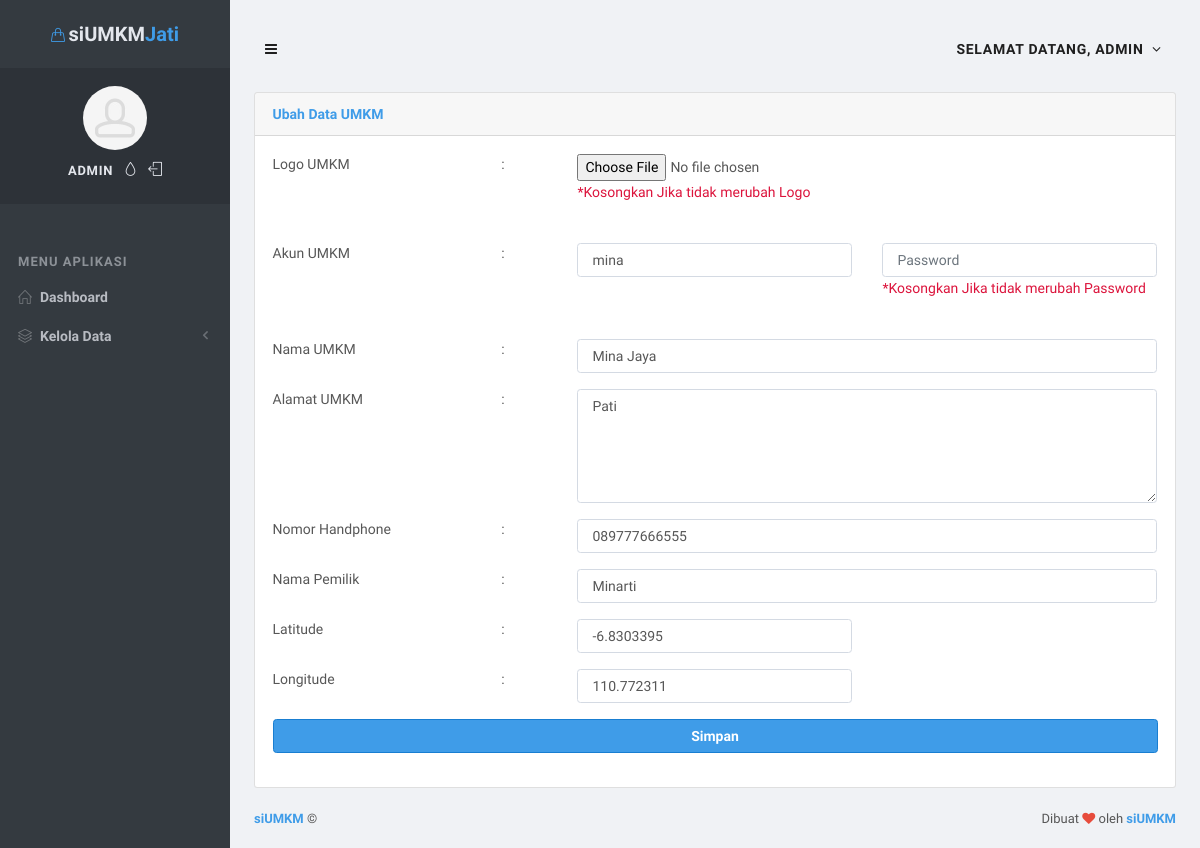
The app's page /web/home?p=umkm_edit&id=8 (signed in) with its own data.
### tables this page shows
CREATE TABLE `umkm` (
  `umkm_id` bigint(20) UNSIGNED NOT NULL,
  `user_id` bigint(20) UNSIGNED NOT NULL,
  `umkm_name` varchar(255) NOT NULL,
  `umkm_address` text NOT NULL,
  `umkm_logo` varchar(255) NOT NULL,
  `owner` varchar(255) NOT NULL,
  `phone` varchar(255) NOT NULL,
  `lat` varchar(255) DEFAULT NULL,
  `lng` varchar(255) DEFAULT NULL
);

CREATE TABLE `users` (
  `user_id` bigint(20) UNSIGNED NOT NULL,
  `username` varchar(255) NOT NULL,
  `password` text NOT NULL,
  `role` enum('admin','pelaku') NOT NULL
);

### web/functions/routes.php (called while the page is built, shortened)
<?php
function menu($page = "main")
{
	$pg = "";
	switch ($page) {
		case "umkm_edit":
			$pg = "umkm_edit.php";
			break;
	}
	include_once("views/" . $pg);
}

### web/functions/umkm/umkm.php (called while the page is built, shortened)
<?php
include_once("../config/sql.php");
class Umkm {
    public $sql;
    function __construct()
    {
        $this->sql = new Sql();
    }
    function get($id)
    {
        try {
            $get = $this->sql->query("SELECT * FROM umkm a JOIN users b ON a.user_id = b.user_id WHERE b.user_id ='$id'")->fetch_assoc();
            return $get;
        } catch (Exception $e) {
            return $e;
        }
    }
}

### config/conn.php (called while the page is built, shortened)
<?php
class Database
{
    var $host;
    var $username;
    var $password;
    var $database;
    function __construct()
    {
        $this->host = HOST;
        $this->username = USER;
        $this->password = PASS;
        $this->database = DB;
    }
    function Connection()
    {
        $getConnection = mysqli_connect($this->host, $this->username, $this->password, $this->database);
        if (mysqli_connect_errno()) {
            return "Koneksi database gagal : " . mysqli_connect_error();
        } else {
            return $getConnection;
        }
    }
}

### config/sql.php (called while the page is built)
<?php
include "conn.php";
class Sql {
    var $sql;
    function __construct()
    {
        $this->sql = new Database();
    }
    public function query($query)
    {
        $q = $this->sql->Connection()->query($query);
        return $q;
    }
}

### web/views/umkm_edit.php (the view, shortened to what this page needs)
<?php
include "functions/umkm/umkm.php";
$umkm = new Umkm();
$data = $umkm->get($_GET['id']);
?>
<div class="row">
    <div class="col-md-12">
        <div class="card">
            <div class="card-header">
                <b class="text-primary">Ubah Data UMKM</b>
            </div>
            <div class="card-body">
                <form action="functions/umkm/umkm_edit" method="post" enctype="multipart/form-data">
                    <div class="row form-group">
                        <div class="col-md-3">Logo UMKM</div>
                        <div class="col-md-1">:</div>
                        <div class="col-md-8">
                            <input type="file" name="foto" accept=".jpg,.png">
                            <p style="size: 6;color:crimson">*Kosongkan Jika tidak merubah Logo</p>
                        </div>
                    </div>
                    <div class="row form-group">
                        <div class="col-md-3">Akun UMKM</div>
                        <div class="col-md-1">:</div>
                        <div class="col-md-4">
                            <input value="<?= $data['username'] ?? '' ?>" type="text" name="username" class="form-control" placeholder="Username" required>
                        </div>
                        <div class="col-md-4">
                            <input type="text" name="password" class="form-control" placeholder="Password">
                            <p style="size: 6;color:crimson">*Kosongkan Jika tidak merubah Password</p>
                        </div>
                    </div>
                    <div class="row form-group">
                        <div class="col-md-3">Nama UMKM</div>
                        <div class="col-md-1">:</div>
                        <div class="col-md-8">
                            <input value="<?= $data['umkm_name'] ?? '' ?>" type="text" name="nama" class="form-control" required>
                        </div>
                    </div>
                    <div class="row form-group">
                        <div class="col-md-3">Alamat UMKM</div>
                        <div class="col-md-1">:</div>
                        <div class="col-md-8">
                            <textarea name="alamat" class="form-control" rows="5" required><?= $data['umkm_address'] ?? '' ?></textarea>
                        </div>
                    </div>
                    <div class="row form-group">
                        <div class="col-md-3">Nomor Handphone</div>
                        <div class="col-md-1">:</div>
                        <div class="col-md-8">
                            <input value="<?= $data['phone'] ?? '' ?>" type="number" name="hp" class="form-control" required>
                        </div>
                    </div>
                    <div class="row form-group">
                        <div class="col-md-3">Nama Pemilik</div>
                        <div class="col-md-1">:</div>
                        <div class="col-md-8">
                            <input value="<?= $data['owner'] ?? '' ?>" type="text" name="pemilik" class="form-control" required>
                        </div>
                    </div>
                    <div class="row form-group">
                        <div class="col-md-3">Latitude</div>
                        <div class="col-md-1">:</div>
                        <div class="col-md-4">
                            <input value="<?= $data['lat'] ?? '' ?>" type="text" name="lat" class="form-control" required>
                        </div>
                    </div>
                    <div class="row form-group">
                        <div class="col-md-3">Longitude</div>
                        <div class="col-md-1">:</div>
                        <div class="col-md-4">
                            <input value="<?= $data['lng'] ?? '' ?>" type="text" name="lng" class="form-control" required>
                        </div>
                    </div>
                    <div class="row form-group">
                        <div class="col-md-12">
                            <button type="submit" class="btn btn-primary btn-block">Simpan</button>
                        </div>
                    </div>
                </form>
            </div>
        </div>
    </div>
</div>

### records on screen
umkm: username "mina", nama "Mina Jaya", alamat "Pati", hp "089777666555", pemilik "Minarti", lat "-6.8303395", lng "110.772311"

### other values on screen
$_SESSION['username'] "ADMIN"
